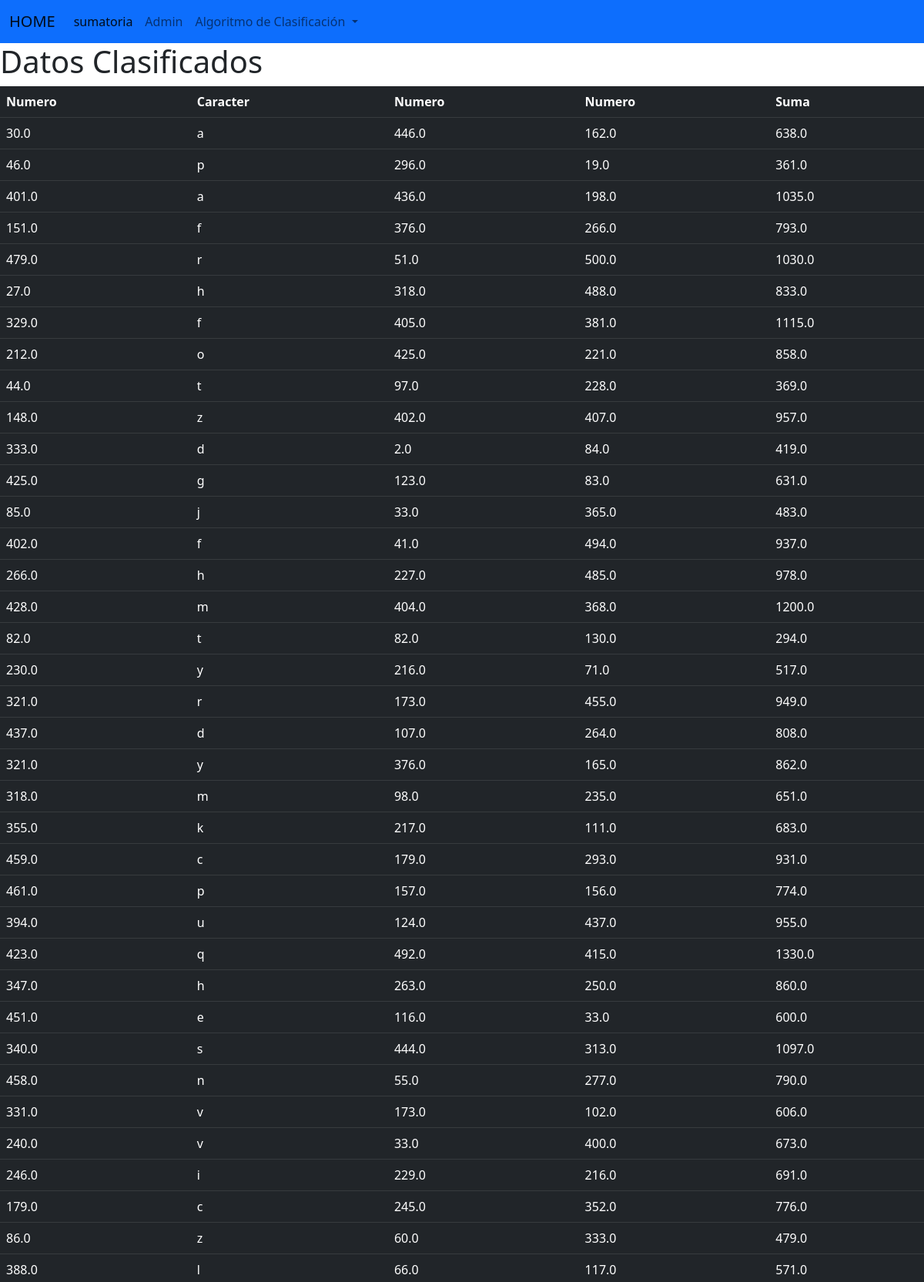
Page /daddy/ (upper part) on the committed database.
### daddy/models.py (models this page shows, shortened)
class Datos(models.Model):
    x1 = models.FloatField()
    x2 = models.TextField()
    x3 = models.FloatField()
    x4 = models.FloatField()

### daddy/views.py (the view)
# urls.py: path('daddy/', views.muestra_datos, name='daddy'),
def muestra_datos(request):
    consulta= Datos.objects.all()
    listaSuma=calculaSuma(consulta)
    contexto= zip(consulta,listaSuma)
    return render(request, 'daddy/web.html', {'contexto':contexto})

### daddy/views.py (called while the page is built)
def calculaSuma(l):
        listaSuma=[]
        for i in l:
            r=i.x1 + i.x3 + i.x4
            listaSuma.append(r)
        return listaSuma

### daddy/templates/daddy/web.html (shortened to what this page needs)
<!doctype html>
<html lang="en">
  <head>
    <title>Lista</title> <link href="https://cdn.jsdelivr.net/npm/bootstrap@5.2.1/dist/css/bootstrap.min.css" rel="stylesheet">
    <link rel="stylesheet" href="https://pyscript.net/alpha/pyscript.css"  />
    <link href="https://cdn.jsdelivr.net/npm/bootstrap@5.2.2/dist/css/bootstrap.min.css" rel="stylesheet">
  </head>
 <body background="https://us.123rf.com/450wm/turr17/turr171506/turr17150600145/40750677-modelo-geom%C3%A9trico-con-tri%C3%A1ngulos-negros-y-grises-textura-abstracta-sin-fisuras-para-fondos-de-pantal.jpg">
  <nav class="navbar navbar-expand-lg bg-primary">
  <div class="container-fluid">
    <a class="navbar-brand" href="{% url 'index' %}">HOME</a>
    <div class="collapse navbar-collapse" id="navbarNavDropdown">
      <ul class="navbar-nav">
        <li class="nav-item">
          <a class="nav-link active" aria-current="page" href="{% url 'daddy' %}">sumatoria</a>
        </li>
        <li class="nav-item">
          <a class="nav-link" href="http://127.0.0.1:8000/admin/">Admin</a>
        </li>
        <li class="nav-item dropdown">
          <a class="nav-link dropdown-toggle" href="#" role="button" data-bs-toggle="dropdown" aria-expanded="false">
            Algoritmo de Clasificación
          </a>
        </li>
      </ul>
    </div>
  </div>
</nav>
    <h1>Datos Clasificados</h1>
    <table class="table table-dark">
    <thead>
      <tr>
        <th scope="col">Numero</th>
        <th scope="col">Caracter</th>
        <th scope="col">Numero</th>
        <th scope="col">Numero</th>
        <th scope="col">Suma</th>
      </tr>
    </thead>
    <tbody>
        {% for dato,listaSuma  in contexto %}
      <tr>
        <td>{{dato.x1}}</td>
        <td>{{dato.x2}}</td>
        <td>{{dato.x3}}</td>
        <td>{{dato.x4}}</td>
        <td>{{listaSuma}}</td>
      </tr>
      {% endfor %}
    </tbody>
  </table>
</body>
</html>

### rows in the picture
Datos: x1 "30.0", x2 "a", x3 "446.0", x4 "162.0", listaSuma "638.0"
Datos: x1 "46.0", x2 "p", x3 "296.0", x4 "19.0", listaSuma "361.0"
Datos: x1 "401.0", x2 "a", x3 "436.0", x4 "198.0", listaSuma "1035.0"
Datos: x1 "151.0", x2 "f", x3 "376.0", x4 "266.0", listaSuma "793.0"
Datos: x1 "479.0", x2 "r", x3 "51.0", x4 "500.0", listaSuma "1030.0"
Datos: x1 "27.0", x2 "h", x3 "318.0", x4 "488.0", listaSuma "833.0"
Datos: x1 "329.0", x2 "f", x3 "405.0", x4 "381.0", listaSuma "1115.0"
Datos: x1 "212.0", x2 "o", x3 "425.0", x4 "221.0", listaSuma "858.0"
Datos: x1 "44.0", x2 "t", x3 "97.0", x4 "228.0", listaSuma "369.0"
Datos: x1 "148.0", x2 "z", x3 "402.0", x4 "407.0", listaSuma "957.0"
Datos: x1 "333.0", x2 "d", x3 "2.0", x4 "84.0", listaSuma "419.0"
Datos: x1 "425.0", x2 "g", x3 "123.0", x4 "83.0", listaSuma "631.0"
Datos: x1 "85.0", x2 "j", x3 "33.0", x4 "365.0", listaSuma "483.0"
Datos: x1 "402.0", x2 "f", x3 "41.0", x4 "494.0", listaSuma "937.0"
Datos: x1 "266.0", x2 "h", x3 "227.0", x4 "485.0", listaSuma "978.0"
Datos: x1 "428.0", x2 "m", x3 "404.0", x4 "368.0", listaSuma "1200.0"
Datos: x1 "82.0", x2 "t", x3 "82.0", x4 "130.0", listaSuma "294.0"
Datos: x1 "230.0", x2 "y", x3 "216.0", x4 "71.0", listaSuma "517.0"
Datos: x1 "321.0", x2 "r", x3 "173.0", x4 "455.0", listaSuma "949.0"
Datos: x1 "437.0", x2 "d", x3 "107.0", x4 "264.0", listaSuma "808.0"
Datos: x1 "321.0", x2 "y", x3 "376.0", x4 "165.0", listaSuma "862.0"
Datos: x1 "318.0", x2 "m", x3 "98.0", x4 "235.0", listaSuma "651.0"
Datos: x1 "355.0", x2 "k", x3 "217.0", x4 "111.0", listaSuma "683.0"
Datos: x1 "459.0", x2 "c", x3 "179.0", x4 "293.0", listaSuma "931.0"
Datos: x1 "461.0", x2 "p", x3 "157.0", x4 "156.0", listaSuma "774.0"
Datos: x1 "394.0", x2 "u", x3 "124.0", x4 "437.0", listaSuma "955.0"
Datos: x1 "423.0", x2 "q", x3 "492.0", x4 "415.0", listaSuma "1330.0"
Datos: x1 "347.0", x2 "h", x3 "263.0", x4 "250.0", listaSuma "860.0"
Datos: x1 "451.0", x2 "e", x3 "116.0", x4 "33.0", listaSuma "600.0"
Datos: x1 "340.0", x2 "s", x3 "444.0", x4 "313.0", listaSuma "1097.0"
Datos: x1 "458.0", x2 "n", x3 "55.0", x4 "277.0", listaSuma "790.0"
Datos: x1 "331.0", x2 "v", x3 "173.0", x4 "102.0", listaSuma "606.0"
Datos: x1 "240.0", x2 "v", x3 "33.0", x4 "400.0", listaSuma "673.0"
Datos: x1 "246.0", x2 "i", x3 "229.0", x4 "216.0", listaSuma "691.0"
Datos: x1 "179.0", x2 "c", x3 "245.0", x4 "352.0", listaSuma "776.0"
Datos: x1 "86.0", x2 "z", x3 "60.0", x4 "333.0", listaSuma "479.0"
Datos: x1 "388.0", x2 "l", x3 "66.0", x4 "117.0", listaSuma "571.0"
